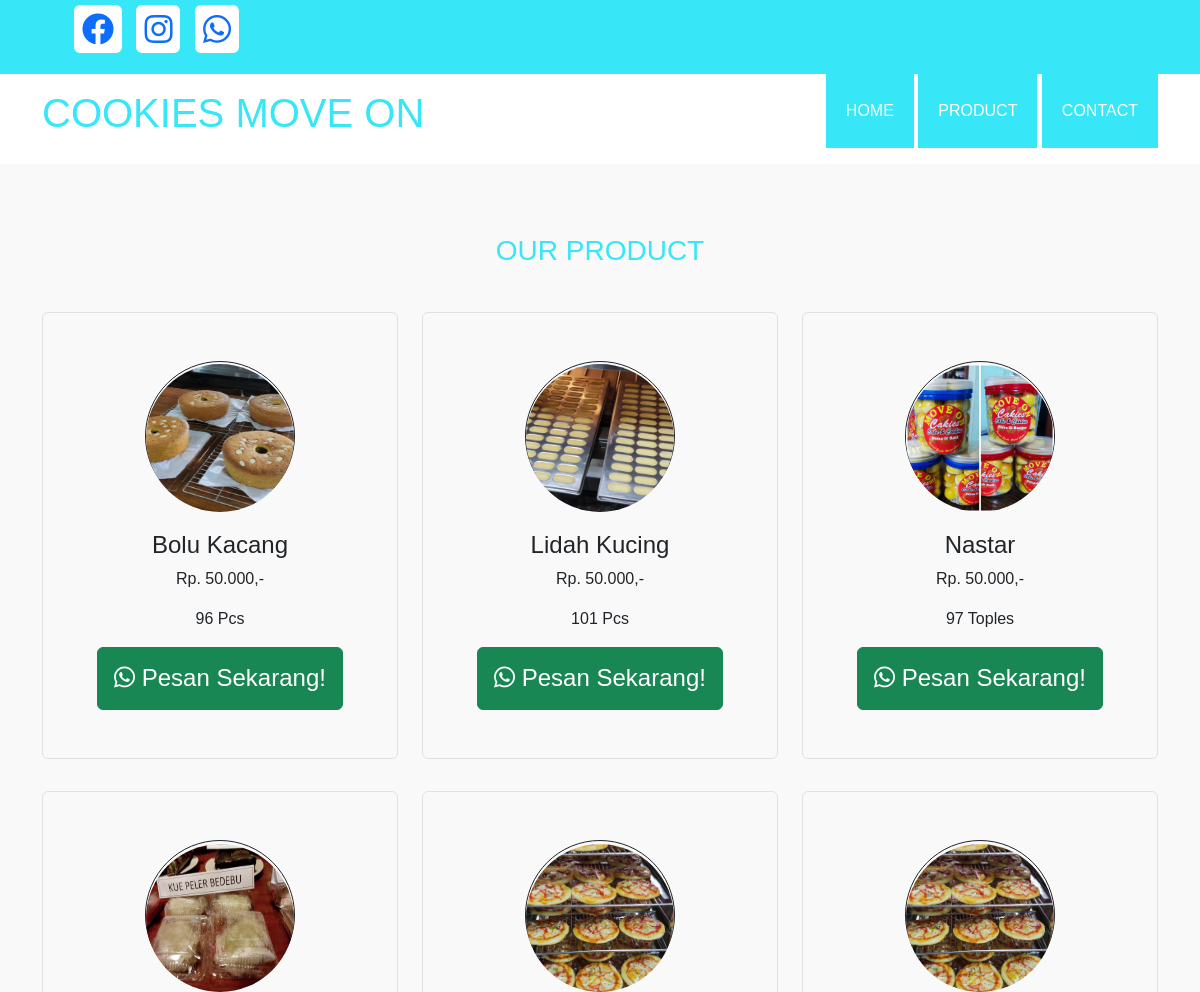
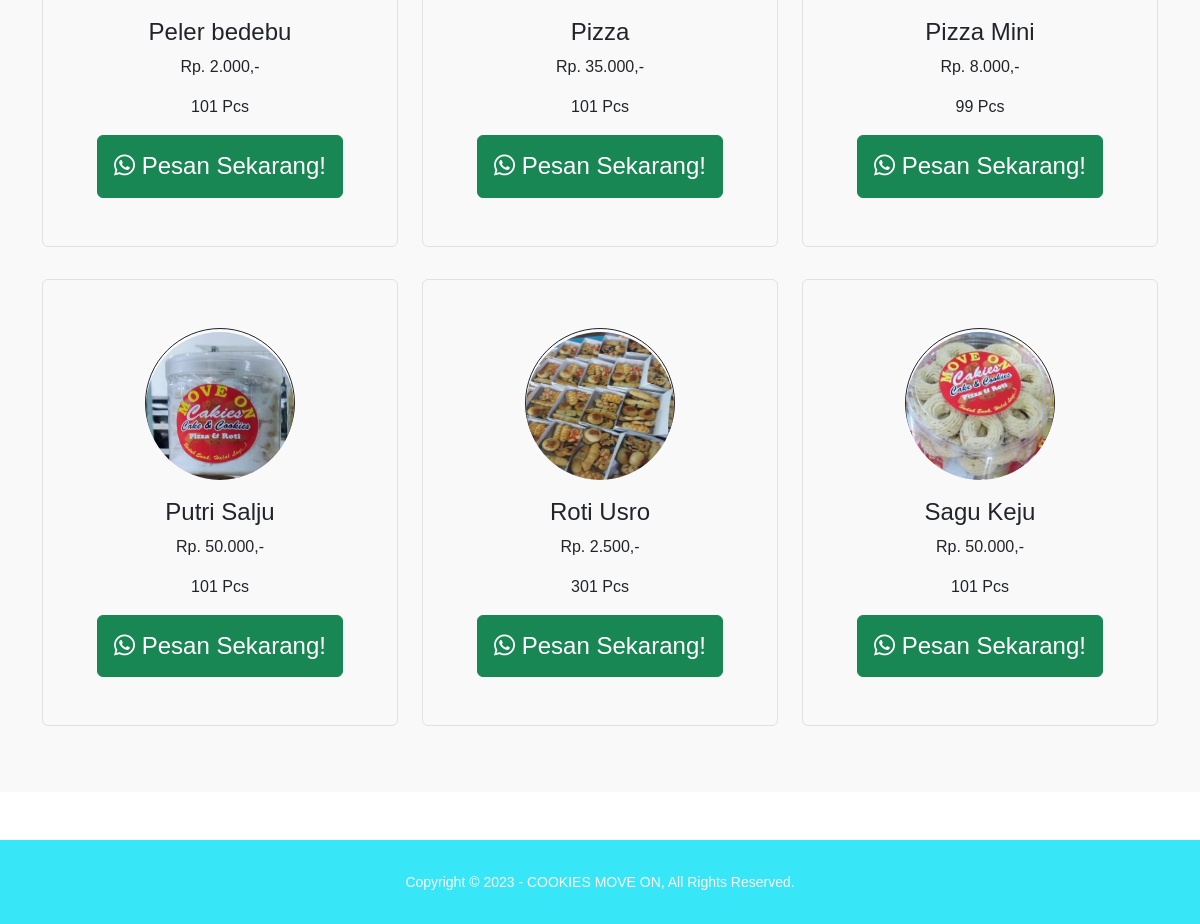
Before: /product.php with the older database file (2 pictures, top to bottom).
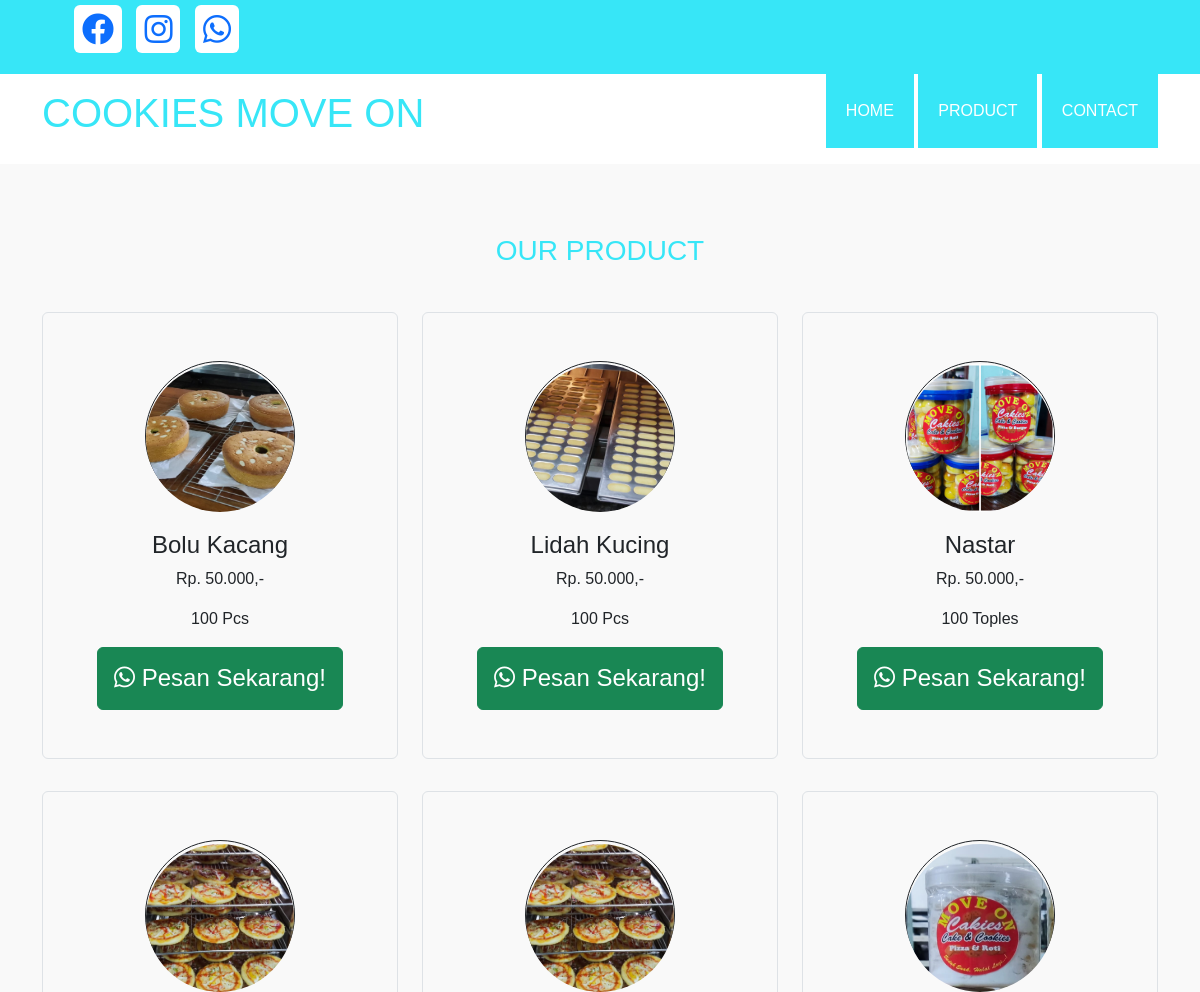
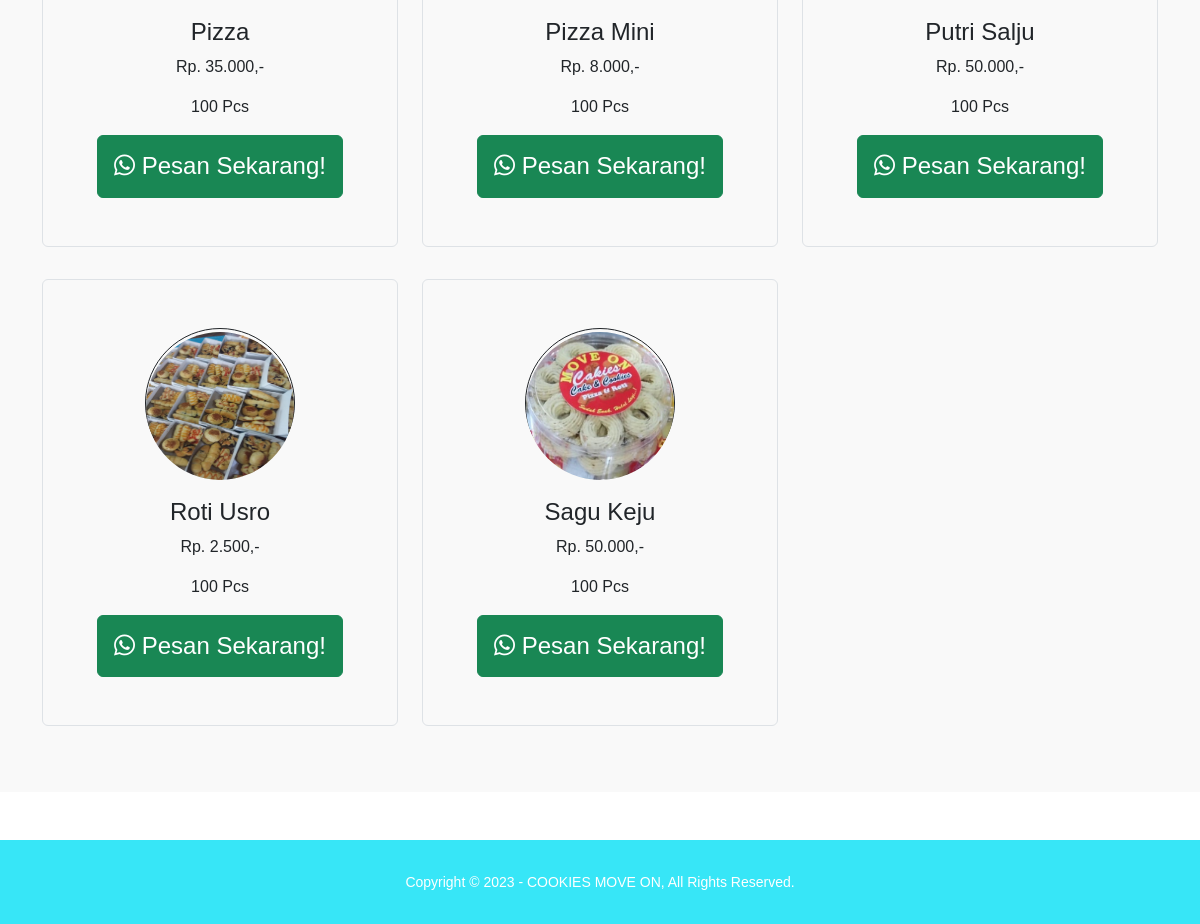
After: the same page with the newer database file (2 pictures, top to bottom).
### tables this page shows
CREATE TABLE `produk` (
  `id_produk` int(11) NOT NULL,
  `nama_produk` varchar(100) NOT NULL,
  `jenis_produk` enum('Kue','Roti','Pizza') NOT NULL,
  `satuan_produk` enum('Pcs','Toples') NOT NULL,
  `stok_produk` int(11) NOT NULL,
  `harga_produk` int(11) NOT NULL,
  `foto_produk` text NOT NULL
);

### product.php (the view, shortened to what this page needs)
<?php
	require_once 'koneksi.php';
	$produk = mysqli_query($koneksi, "SELECT * FROM produk ORDER BY nama_produk ASC");
?>
<!DOCTYPE html>
<html>
<head>
	<?php include_once 'head.php'; ?>
</head>
<body>
	<?php include_once 'header.php'; ?>
	<section class="services">
		<div class="container">
			<h3>OUR PRODUCT</h3>
			<div class="row">
				<?php foreach ($produk as $data_produk): ?>
					<div class="col-lg-4">
						<div class="my-3 border rounded p-5 text-center">
							<div class="icon">
								<img src="img/<?= $data_produk['foto_produk']; ?>" style="width: 100%; height: 100%; border-radius: 50%;">
							</div>
							<h4><?= $data_produk['nama_produk']; ?></h4>
							<p>Rp. <?= str_replace(",", ".", number_format($data_produk['harga_produk'])); ?>,-</p>
							<p><?= $data_produk['stok_produk'] . " " . $data_produk['satuan_produk']; ?></p>
							<?php
								$isi_pesan = "Halo kak, aku mau dong " . $data_produk['nama_produk'] .  " Rp. ". str_replace(",", ".", number_format($data_produk['harga_produk'])) . "%0AJumlah: 1 " . $data_produk['satuan_produk'] ." %0ANama:%0AAlamat:";
							?>
							<a class="btn btn-success p-3" target="_blank" href="https://api.whatsapp.com/send?text=<?= $isi_pesan; ?>&phone=6285770192122"><h4 class="p-0 m-0"><i class="fab fa-whatsapp"></i> Pesan Sekarang!</h4></a>
						</div>
					</div>
				<?php endforeach ?>
			</div>
		</div>
	</section>
	<?php include_once 'footer.php'; ?>
</body>
</html>

### head.php (shortened to what this page needs)
<link rel="stylesheet" type="text/css" href="css/style.css">
<link rel="stylesheet" type="text/css" href="https://cdnjs.cloudflare.com/ajax/libs/font-awesome/5.15.3/css/all.min.css">
<link rel="stylesheet" type="text/css" href="assets/bootstrap.min.css">
<link rel="stylesheet" href="assets/dataTables.bootstrap5.min.css">

### header.php
<div class="medsos">
	<div class="container">
		<ul>
			<li><a href="#"><i class="bg-white p-2 rounded fab fa-2x fa-facebook"></i></a></li>
			<li><a href="#"><i class="bg-white p-2 rounded fab fa-2x fa-instagram"></i></a></li>
			<li><a href="https://wa.me/6285770192122" target="_blank"><i class="bg-white p-2 rounded fab fa-2x fa-whatsapp"></i></a></li>
		</ul>
	</div>
</div>
<header>
	<div class="container">
	<h1><a href="index.php"></a>COOKIES MOVE ON</h1>
	<ul>
		<li><a href="index.php">HOME</a></li>
		<li><a href="product.php">PRODUCT</a></li>
		<li><a href="contact.php">CONTACT</a></li>
	</ul>
	</div>
</header>

### footer.php
<footer class="mt-5">
	<div class="container">
		<small> Copyright &copy; 2023 - COOKIES MOVE ON, All Rights Reserved.</small>
	</div>
</footer>

### css/style.css (style rules this page uses)
* { padding: 0; margin-top: 0; font-family: sans-serif; }
a { color: inherit; text-decoration: none; }
.medsos { padding: 5px 0; background-color: #37E6F7; }
.medsos ul li { display: inline-block; color: white; margin-right: 10px; }
.container { width: 80%; margin: 0 auto; }
.container:after { content: " "; display: block; clear: both; }
header h1 { float: left; padding: 15px 0px; color: #37E6F7; }
header ul { float: right; }
header ul li { display: inline-block; }
header ul li a { padding: 25px 20px; display: inline-block; background-color: #37E6F7; text-decoration: none; color: #fff; }
section { padding: 50px 0; }
section h3 { text-align: center; padding: 20px 0; color: #37E6F7; }
footer { padding: 30px 0; background-color: #37E6F7; color: #FFF; text-align: center; }
.services { background-color: #f9f9f9; }
.icon { width: 150px; height: 150px; border: 1px solid; border-radius: 50%; text-align: center; line-height: 150px; font-size: 20px; margin: 0 auto; margin-bottom: 20px; }

Changed rows visible on the page:
removed produk: foto_produk (picture), nama_produk "Peler bedebu", harga_produk "2.000", stok_produk "101", satuan_produk "Pcs"
changed produk "Bolu Kacang": stok_produk "96" → "100"
changed produk "Lidah Kucing": stok_produk "101" → "100"
changed produk "Nastar": stok_produk "97" → "100"
changed produk "Pizza": stok_produk "101" → "100"
changed produk "Pizza Mini": stok_produk "99" → "100"
changed produk "Putri Salju": stok_produk "101" → "100"
changed produk "Roti Usro": stok_produk "301" → "100"
changed produk "Sagu Keju": stok_produk "101" → "100"
